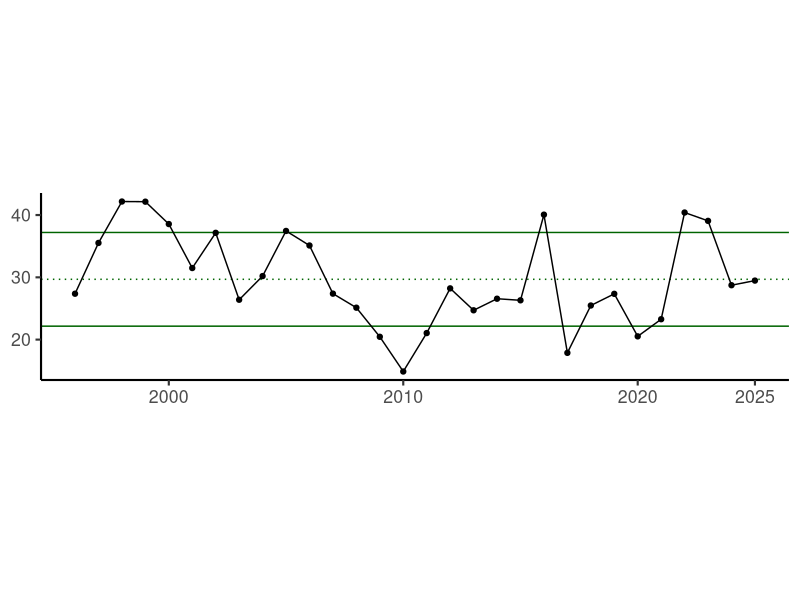
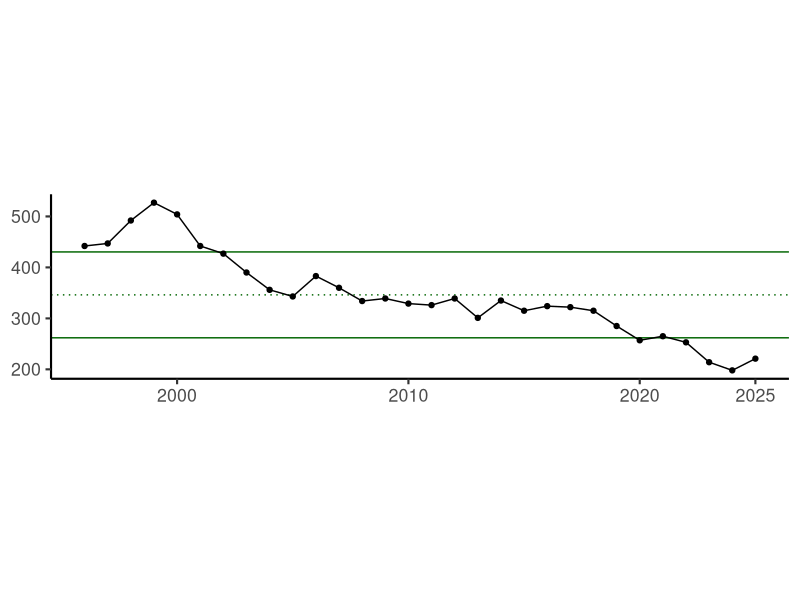
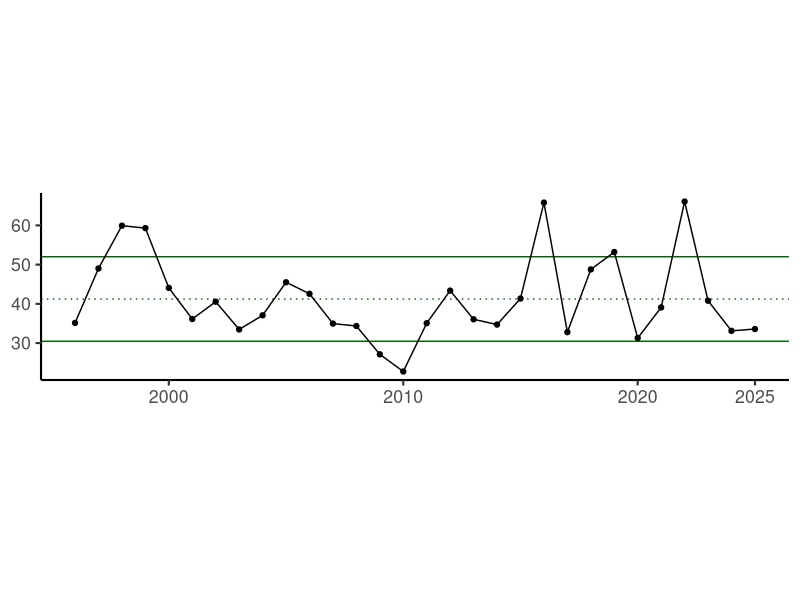

Source code (R) for these figures, in order: (Note: this script raises an error after producing the figures.)
# Metadata ----

### Project name: Longfin ESP Report Card
### Code purpose: Plot Commercial Indicators

### Author: Stephanie Owen
### Date started: 3/31/25
### Updated with 2025 data: 2/25/26

### Code reviewer:
### Date reviewed:

# Libraries & functions ----
`%>%` <- magrittr::`%>%`

# Data ----

### read data and modify df for landings, vessels, and revenue
#data <- read.csv(here::here('inputs/SOCIEOECONOMIC_COMMERCIAL_INDICATORS_FINAL.csv')) old 2024 data
data <- read.csv(here::here('inputs/LONGFINSQUID_Commercial_Indicators_Master_2025.csv')) #new 2025 data


landings <- data %>%
  dplyr::filter (INDICATOR_NAME == 'Commercial_LONGFINSQUID_Landings_LBS') %>%
  dplyr::mutate(DATA_VALUE = DATA_VALUE/10^6) %>% #scales from millions/lbs 
  dplyr::arrange(YEAR)

vessels <- data %>%
  dplyr::filter (INDICATOR_NAME == 'N_Commercial_Vessels_Landing_LONGFINSQUID') %>%
  dplyr::arrange(YEAR)

revenue <- data %>%
  dplyr::filter(INDICATOR_NAME == 'TOTALANNUALREV_LONGFINSQUID_2025Dols') %>%
  dplyr::mutate(DATA_VALUE = DATA_VALUE/10^6) #scales from millions/lbs

# Analyses ----

plt_indicator <- function(data) {
  plt <- data |>
    dplyr::group_by(INDICATOR_NAME) |>
    dplyr::mutate(mean = mean(DATA_VALUE, na.rm = TRUE),
                  sd = sd(DATA_VALUE, na.rm = TRUE)) |>
    ggplot2::ggplot(ggplot2::aes(x = YEAR,
                                 y = DATA_VALUE
    )) +
    ggplot2::geom_hline(ggplot2::aes(
      yintercept = .data$mean + .data$sd
    ),
    color = "darkgreen",
    linetype = "solid"
    ) +
    ggplot2::geom_hline(ggplot2::aes(
      yintercept = .data$mean - .data$sd
    ),
    color = "darkgreen",
    linetype = "solid"
    ) +
    ggplot2::geom_hline(ggplot2::aes(
      yintercept = .data$mean
    ),
    color = "darkgreen",
    linetype = "dotted"
    ) +
    ggplot2::geom_point() +
    ggplot2::geom_path() +
    ggplot2::xlim(c(1996, 2023)) +
    ggplot2::scale_y_continuous(labels = scales::comma) +
    ggplot2::scale_x_continuous(breaks = c(2000, 2010, 2020, 2025),
                                limits = c(1996, 2025)) +
    ggplot2::theme_classic(base_size = 16) +
    ggplot2::theme(strip.text = ggplot2::element_text(size = 16),
                   axis.title = ggplot2::element_blank(),
                   aspect.ratio = 1/4) 
  
  return(plt)
}

###plot
plt_indicator(landings)
plt_indicator(vessels)
plt_indicator(revenue)


all_indicators <- dplyr::bind_rows(landings,
                                   vessels,
                                   revenue)

for(i in unique(all_indicators$INDICATOR_NAME)) {
  this_dat <- all_indicators |>
    dplyr::filter(INDICATOR_NAME == i) |>
    dplyr::arrange(YEAR)
  
  fname <- here::here("images", paste0(i, "_", Sys.Date(), ".png"))
  if(max(this_dat$DATA_VALUE, na.rm = TRUE) > 10^6) {
    this_dat <- this_dat |>
      dplyr::mutate(DATA_VALUE = ifelse(!is.na(DATA_VALUE), DATA_VALUE/10^6, DATA_VALUE),
                    INDICATOR_NAME = paste(INDICATOR_NAME, "millions"))
    fname <-  here::here("images", paste0(i, "_millions_", Sys.Date(), ".png"))
  }
  
  print(fname)
  fig <- plt_indicator(this_dat)
  
  ggplot2::ggsave(fname,
                  width = 6,
                  height = 2)
  
}
